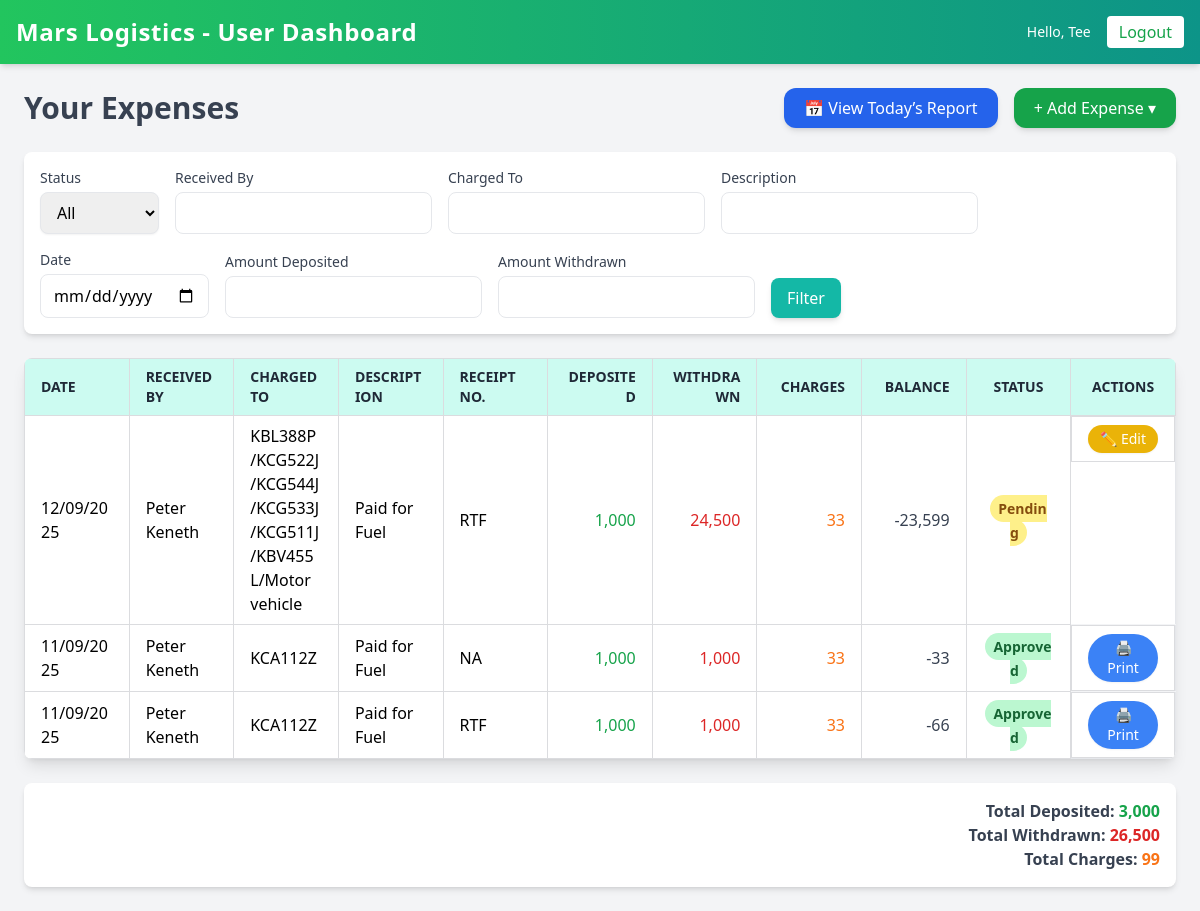
Before: /dashboard/user/ (signed in) with the older database file.
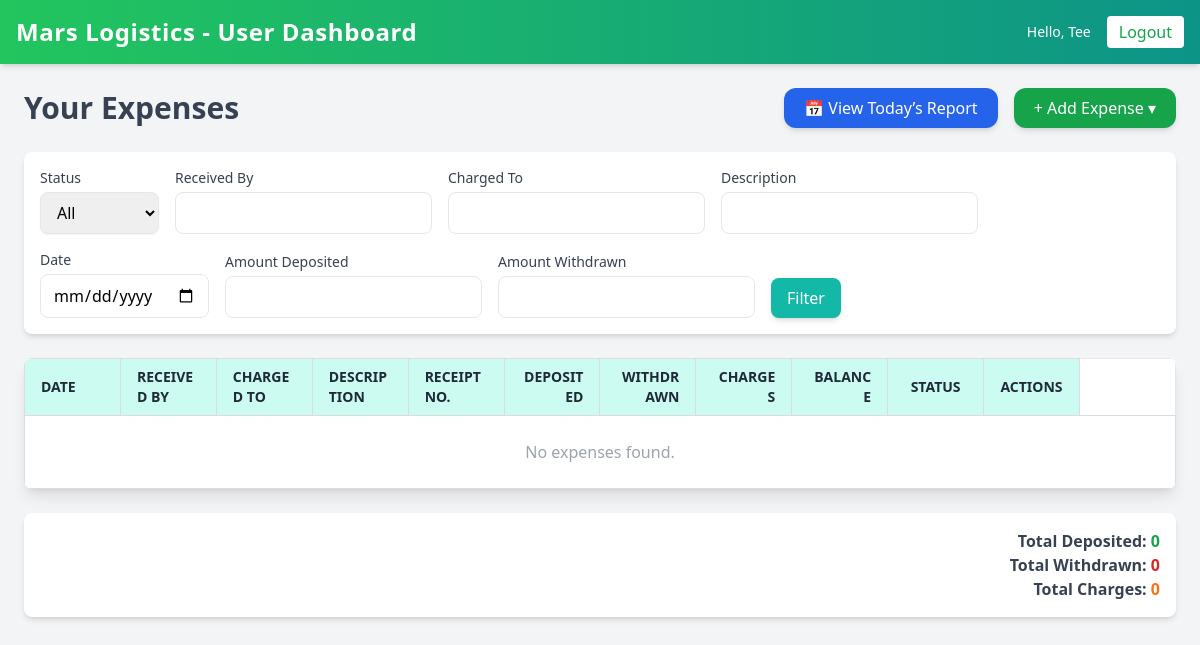
After: the same page with the newer database file.
### cashflow/models.py (models this page shows, shortened)
class Expense(models.Model):
    STATUS_CHOICES = [
        ("Pending", "Pending"),
        ("Approved", "Approved"),
        ("Rejected", "Rejected"),
        ("Locked", "Locked"),
    ]
    date = models.DateField(default=timezone.now)
    received_by = models.CharField(max_length=255, null=True, blank=True)
    charged_to = models.CharField(max_length=255)
    description = models.TextField()
    receipt_no = models.CharField(max_length=100, blank=True, null=True)
    amount_deposited = models.DecimalField(max_digits=12, decimal_places=2, default=0)
    amount_withdrawn = models.DecimalField(max_digits=12, decimal_places=2, default=0)
    withdrawal_charges = models.DecimalField(max_digits=12, decimal_places=2, default=0)
    running_balance = models.DecimalField(max_digits=12, decimal_places=2, default=0)
    status = models.CharField(max_length=20, choices=STATUS_CHOICES, default="Pending")
    uploaded_by = models.ForeignKey(
        User,
        on_delete=models.SET_NULL,
        null=True,
        blank=True,
        related_name="uploaded_expenses"
    )
    approved_by = models.ForeignKey(
        User,
        on_delete=models.SET_NULL,
        null=True,
        blank=True,
        related_name="approved_expenses"
    )
    approved_at = models.DateTimeField(null=True, blank=True)

### cashflow/views.py (the view)
# urls.py: path("dashboard/user/", views.user_dashboard, name="user_dashboard"),
@login_required
@login_required
def user_dashboard(request):
    if request.user.is_staff:
        return redirect('admin_dashboard')
    expenses = Expense.objects.filter(uploaded_by=request.user).order_by("-date")
    status = request.GET.get("status", "all")
    if status.lower() != "all":
        expenses = expenses.filter(status__iexact=status)
    totals = {
        "total_deposited": expenses.aggregate(total=Sum("amount_deposited"))["total"] or 0,
        "total_withdrawn": expenses.aggregate(total=Sum("amount_withdrawn"))["total"] or 0,
        "total_charges": expenses.aggregate(total=Sum("withdrawal_charges"))["total"] or 0,
    }
    context = {
        "expenses": expenses,
        "totals": totals,
        "status": status,
    }
    return render(request, "cashflow/user_dashboard.html", context)

### cashflow/templates/cashflow/user_dashboard.html (shortened to what the changed rows need)
{% load humanize %}
<!DOCTYPE html>
<html lang="en">
<head>
    <script src="https://cdn.tailwindcss.com"></script>
</head>
<body class="bg-gray-100 min-h-screen font-sans">
    <header class="bg-gradient-to-r from-green-500 to-teal-600 text-white p-4 shadow-md flex justify-between items-center">
        <h1 class="text-2xl font-bold tracking-wide">Mars Logistics - User Dashboard</h1>
    </header>
    <main class="p-6">
        <div class="flex justify-between items-center mb-6">
            <h2 class="text-3xl font-bold text-gray-700">Your Expenses</h2>
        </div>
        <form method="post" action="{% url 'print_selected_expenses' %}">
            <div class="overflow-x-auto shadow-lg rounded-lg bg-white">
                <table class="min-w-full border border-gray-200">
                    <thead class="bg-teal-100 text-gray-800">
                        <tr>
                            <th class="border px-4 py-2 text-left font-semibold uppercase text-sm">Date</th>
                            <th class="border px-4 py-2 text-left font-semibold uppercase text-sm">Received By</th>
                            <th class="border px-4 py-2 text-left font-semibold uppercase text-sm">Charged To</th>
                            <th class="border px-4 py-2 text-left font-semibold uppercase text-sm">Description</th>
                            <th class="border px-4 py-2 text-left font-semibold uppercase text-sm">Receipt No.</th>
                            <th class="border px-4 py-2 text-right font-semibold uppercase text-sm">Deposited</th>
                            <th class="border px-4 py-2 text-right font-semibold uppercase text-sm">Withdrawn</th>
                            <th class="border px-4 py-2 text-right font-semibold uppercase text-sm">Charges</th>
                            <th class="border px-4 py-2 text-right font-semibold uppercase text-sm">Balance</th>
                            <th class="border px-4 py-2 text-center font-semibold uppercase text-sm">Status</th>
                            <th class="border px-4 py-2 text-center font-semibold uppercase text-sm">Actions</th>
                        </tr>
                    </thead>
                    <tbody class="divide-y divide-gray-100">
                        {% if expenses %}
                            {% for expense in expenses %}
                            <tr class="hover:bg-gray-50 transition duration-200">
                                <td class="px-4 py-2">{{ expense.date|date:"d/m/Y" }}</td>
                                <td class="px-4 py-2">{{ expense.received_by }}</td>
                                <td class="px-4 py-2">{{ expense.charged_to }}</td>
                                <td class="px-4 py-2">{{ expense.description }}</td>
                                <td class="px-4 py-2">{{ expense.receipt_no }}</td>
                                <td class="px-4 py-2 text-right text-green-600">{{ expense.amount_deposited|floatformat:0|intcomma }}</td>
                                <td class="px-4 py-2 text-right text-red-600">{{ expense.amount_withdrawn|floatformat:0|intcomma }}</td>
                                <td class="px-4 py-2 text-right text-orange-500">{{ expense.withdrawal_charges|floatformat:0|intcomma }}</td>
                                <td class="px-4 py-2 text-right text-gray-700">{{ expense.running_balance|floatformat:0|intcomma }}</td>
                                <td class="px-4 py-2 text-center">
                                    {% if expense.status|lower == 'approved' %}
                                        <span class="px-2 py-1 bg-green-200 text-green-800 rounded-full text-sm font-semibold">Approved</span>
                                    {% elif expense.status|lower == 'pending' %}
                                        <span class="px-2 py-1 bg-yellow-200 text-yellow-800 rounded-full text-sm font-semibold">Pending</span>
                                    {% elif expense.status|lower == 'rejected' %}
                                        <span class="px-2 py-1 bg-red-200 text-red-800 rounded-full text-sm font-semibold">Rejected</span>
                                    {% else %}
                                        <span class="px-2 py-1 bg-gray-200 text-gray-600 rounded-full text-sm font-semibold">Locked</span>
                                    {% endif %}
                                </td>
                                <td class="px-4 py-2 text-center flex justify-center gap-2">
                                    {% if expense.status|lower == 'pending' %}
                                        <a href="{% url 'edit_expense' expense.id %}" class="bg-yellow-500 hover:bg-yellow-600 text-white px-3 py-1 rounded-full shadow-sm text-sm flex items-center gap-1">✏️ Edit</a>
                                    {% elif expense.status|lower == 'approved' %}
                                        <a href="{% url 'print_expense' expense.id %}" target="_blank" class="bg-blue-500 hover:bg-blue-600 text-white px-3 py-1 rounded-full shadow-sm text-sm flex items-center gap-1">🖨️ Print</a>
                                    {% else %}
                                        <span class="text-gray-400 text-sm">-</span>
                                    {% endif %}
                                </td>
                            </tr>
                            {% endfor %}
                        {% else %}
                            <tr>
                                <td colspan="12" class="px-4 py-6 text-center text-gray-400 font-medium">
                                    No expenses found.
                                </td>
                            </tr>
                        {% endif %}
                    </tbody>
                </table>
            </div>
        </form>
        <div class="mt-6 bg-white p-4 rounded-lg shadow-md flex justify-end gap-8">
            <div class="text-right">
                <p class="text-gray-700 font-semibold">
                    Total Deposited: <span class="text-green-600">{{ totals.total_deposited|floatformat:0|intcomma }}</span>
                </p>
                <p class="text-gray-700 font-semibold">
                    Total Withdrawn: <span class="text-red-600">{{ totals.total_withdrawn|floatformat:0|intcomma }}</span>
                </p>
                <p class="text-gray-700 font-semibold">
                    Total Charges: <span class="text-orange-500">{{ totals.total_charges|floatformat:0|intcomma }}</span>
                </p>
            </div>
        </div>
    </main>
</body>
</html>

Changed rows visible on the page:
removed Expense: date "12/09/2025", received_by "Peter Keneth", charged_to "KBL388P/KCG522J/KCG544J/KCG533J/KCG511J/KBV455L/Motor vehicle", description "Paid for Fuel", receipt_no "RTF", amount_deposited "1,000", amount_withdrawn "24,500", withdrawal_charges "33", running_balance "-23,599", status "Pending"
removed Expense: date "11/09/2025", received_by "Peter Keneth", charged_to "KCA112Z", description "Paid for Fuel", receipt_no "NA", amount_deposited "1,000", amount_withdrawn "1,000", withdrawal_charges "33", running_balance "-33", status "Approved"
removed Expense: date "11/09/2025", received_by "Peter Keneth", charged_to "KCA112Z", description "Paid for Fuel", receipt_no "RTF", amount_deposited "1,000", amount_withdrawn "1,000", withdrawal_charges "33", running_balance "-66", status "Approved"
Other visible differences:
{{ totals.total_deposited|floatformat:0|intcomma }}: "3,000" → "0"
{{ totals.total_withdrawn|floatformat:0|intcomma }}: "26,500" → "0"
{{ totals.total_charges|floatformat:0|intcomma }}: "99" → "0"
text now shown: "No expenses found."
